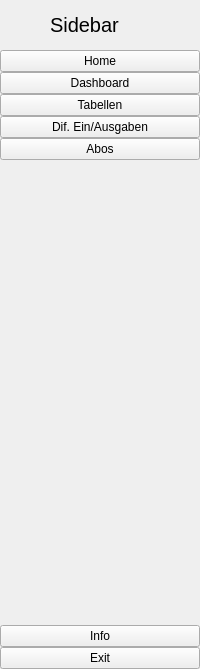
     <widget class="QWidget" name="full_menu_widget" native="true">
      <property name="layoutDirection">
       <enum>Qt::LeftToRight</enum>
      </property>
      <layout class="QVBoxLayout" name="verticalLayout_4">
       <property name="spacing">
        <number>0</number>
       </property>
       <property name="leftMargin">
        <number>0</number>
       </property>
       <property name="topMargin">
        <number>0</number>
       </property>
       <property name="rightMargin">
        <number>0</number>
       </property>
       <property name="bottomMargin">
        <number>0</number>
       </property>
       <item>
        <layout class="QHBoxLayout" name="horizontalLayout">
         <item>
          <widget class="QLabel" name="label_2">
           <property name="minimumSize">
            <size>
             <width>50</width>
             <height>50</height>
            </size>
           </property>
           <property name="maximumSize">
            <size>
             <width>50</width>
             <height>50</height>
            </size>
           </property>
           <property name="text">
            <string/>
           </property>
           <property name="pixmap">
            <pixmap>icon/analytics_chart.ico</pixmap>
           </property>
           <property name="scaledContents">
            <bool>true</bool>
           </property>
          </widget>
         </item>
         <item>
          <widget class="QLabel" name="logo_label_2">
           <property name="font">
            <font>
             <pointsize>15</pointsize>
            </font>
           </property>
           <property name="text">
            <string>Sidebar</string>
           </property>
          </widget>
         </item>
        </layout>
       </item>
       <item>
        <layout class="QVBoxLayout" name="verticalLayout_2">
         <item>
          <widget class="QPushButton" name="home_button_2">
           <property name="text">
            <string>Home</string>
           </property>
           <property name="icon">
            <iconset>
             <normaloff>icon/home.ico</normaloff>
             <normalon>icon/home_active.ico</normalon>icon/home.ico</iconset>
           </property>
           <property name="iconSize">
            <size>
             <width>14</width>
             <height>14</height>
            </size>
           </property>
           <property name="checkable">
            <bool>true</bool>
           </property>
           <property name="autoExclusive">
            <bool>true</bool>
           </property>
          </widget>
         </item>
         <item>
          <widget class="QPushButton" name="dashboard_button_2">
           <property name="text">
            <string>Dashboard</string>
           </property>
           <property name="icon">
            <iconset>
             <normaloff>icon/dashboard.ico</normaloff>
             <normalon>icon/dashboard_active.ico</normalon>icon/dashboard.ico</iconset>
           </property>
           <property name="iconSize">
            <size>
             <width>14</width>
             <height>14</height>
            </size>
           </property>
           <property name="checkable">
            <bool>true</bool>
           </property>
           <property name="autoExclusive">
            <bool>true</bool>
           </property>
          </widget>
         </item>
         <item>
          <widget class="QPushButton" name="table_button_2">
           <property name="text">
            <string>Tabellen</string>
           </property>
           <property name="icon">
            <iconset>
             <normaloff>icon/table.ico</normaloff>
             <normalon>icon/table_active.ico</normalon>icon/table.ico</iconset>
           </property>
           <property name="iconSize">
            <size>
             <width>14</width>
             <height>14</height>
            </size>
           </property>
           <property name="checkable">
            <bool>true</bool>
           </property>
           <property name="autoExclusive">
            <bool>true</bool>
           </property>
          </widget>
         </item>
         <item>
          <widget class="QPushButton" name="account_balance_button_2">
           <property name="text">
            <string>Dif. Ein/Ausgaben</string>
           </property>
           <property name="icon">
            <iconset>
             <normaloff>icon/account_balance.ico</normaloff>
             <normalon>icon/account_balance_active.ico</normalon>icon/account_balance.ico</iconset>
           </property>
           <property name="iconSize">
            <size>
             <width>14</width>
             <height>14</height>
            </size>
           </property>
           <property name="checkable">
            <bool>true</bool>
           </property>
           <property name="autoExclusive">
            <bool>true</bool>
           </property>
          </widget>
         </item>
         <item>
          <widget class="QPushButton" name="sub_button_2">
           <property name="text">
            <string>Abos</string>
           </property>
           <property name="icon">
            <iconset>
             <normaloff>icon/sub.ico</normaloff>
             <normalon>icon/sub_active.ico</normalon>icon/sub.ico</iconset>
           </property>
           <property name="checkable">
            <bool>true</bool>
           </property>
           <property name="autoExclusive">
            <bool>true</bool>
           </property>
          </widget>
         </item>
        </layout>
       </item>
       <item>
        <spacer name="verticalSpacer_2">
         <property name="orientation">
          <enum>Qt::Vertical</enum>
         </property>
         <property name="sizeHint" stdset="0">
          <size>
           <width>20</width>
           <height>465</height>
          </size>
         </property>
        </spacer>
       </item>
       <item>
        <widget class="QPushButton" name="info_button_2">
         <property name="text">
          <string>Info</string>
         </property>
         <property name="icon">
          <iconset>
           <normaloff>icon/info.ico</normaloff>
           <normalon>icon/info_active.ico</normalon>icon/info.ico</iconset>
         </property>
         <property name="iconSize">
          <size>
           <width>14</width>
           <height>14</height>
          </size>
         </property>
         <property name="checkable">
          <bool>true</bool>
         </property>
         <property name="autoExclusive">
          <bool>true</bool>
         </property>
        </widget>
       </item>
       <item>
        <widget class="QPushButton" name="exit_button_2">
         <property name="text">
          <string>Exit</string>
         </property>
         <property name="icon">
          <iconset>
           <normaloff>../../../../PycharmProjects/ui/icon/close-window-64.ico</normaloff>../../../../PycharmProjects/ui/icon/close-window-64.ico</iconset>
         </property>
         <property name="iconSize">
          <size>
           <width>14</width>
           <height>14</height>
          </size>
         </property>
         <property name="checkable">
          <bool>true</bool>
         </property>
         <property name="autoExclusive">
          <bool>true</bool>
         </property>
        </widget>
       </item>
      </layout>
     </widget>
